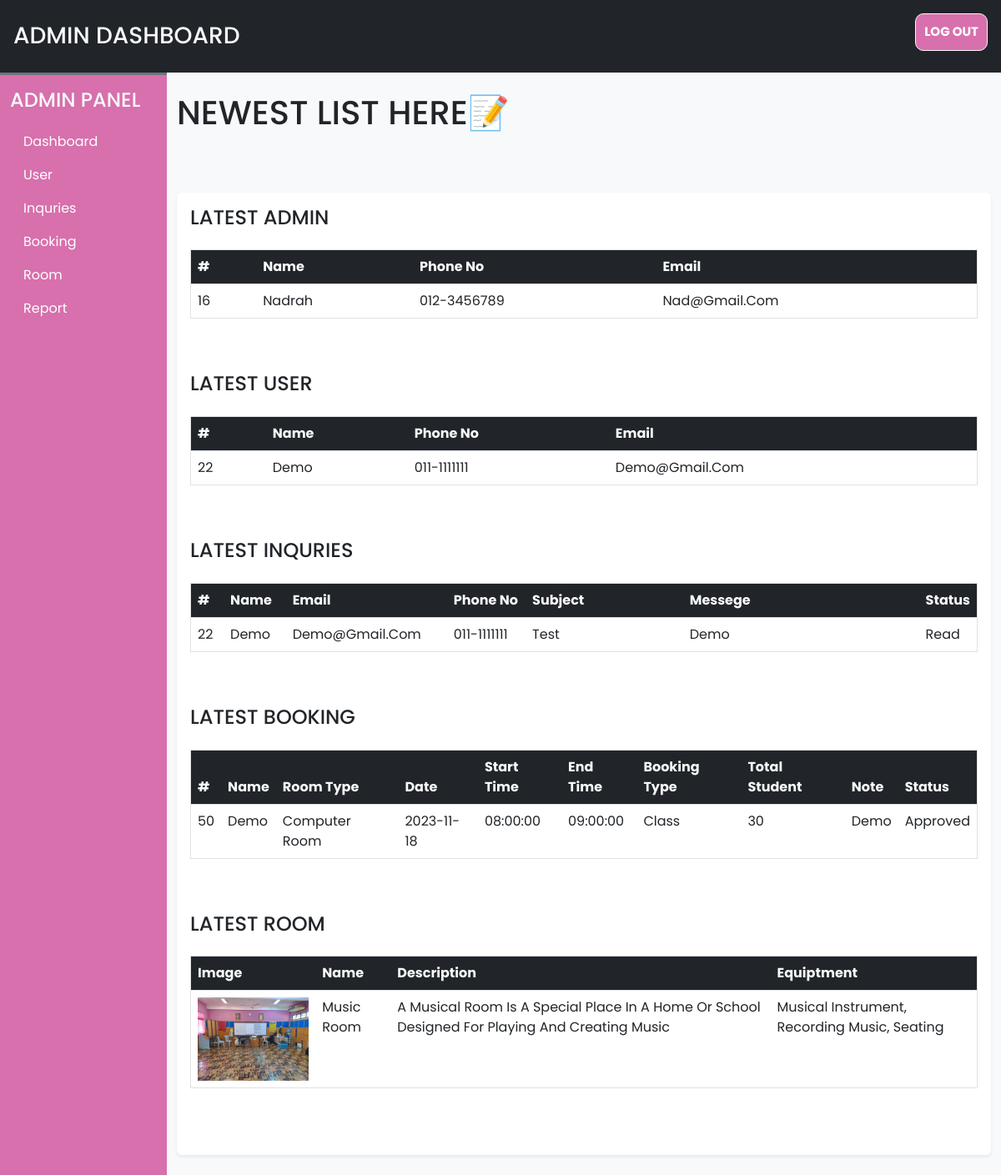
The app's page /admin/dashboard.php (signed in) with its own data.
### tables this page shows
CREATE TABLE `admin_cred` (
  `sr_no` int(11) NOT NULL,
  `admin_name` varchar(150) NOT NULL,
  `admin_pass` varchar(150) NOT NULL,
  `admin_phone` varchar(15) NOT NULL,
  `admin_email` varchar(100) NOT NULL
);

CREATE TABLE `user_cred` (
  `sr_no` int(15) NOT NULL,
  `user_name` varchar(150) NOT NULL,
  `user_pass` varchar(150) NOT NULL,
  `user_phone` varchar(15) NOT NULL,
  `user_email` varchar(100) NOT NULL
);

CREATE TABLE `user_queries` (
  `sr_no` int(225) NOT NULL,
  `names` varchar(225) NOT NULL,
  `email` varchar(225) NOT NULL,
  `phone` varchar(225) NOT NULL,
  `subjects` varchar(200) NOT NULL,
  `messege` varchar(500) NOT NULL,
  `status` varchar(225) NOT NULL
);

CREATE TABLE `booking` (
  `sr_no` int(11) NOT NULL,
  `name` varchar(100) NOT NULL,
  `room` varchar(100) NOT NULL,
  `bookdate` date NOT NULL,
  `starttime` time NOT NULL,
  `endtime` time NOT NULL,
  `booktype` varchar(100) NOT NULL,
  `total_student` int(100) NOT NULL,
  `note` varchar(225) NOT NULL,
  `status` varchar(100) NOT NULL
);

CREATE TABLE `room` (
  `id` int(11) NOT NULL,
  `name` varchar(225) NOT NULL,
  `description` varchar(500) NOT NULL,
  `equiptment` varchar(225) NOT NULL,
  `image` varchar(225) NOT NULL
);

### admin/dashboard.php (the view, shortened to what this page needs)
<!DOCTYPE html>
<html>
<head>
<?php
require('inc/links.php');
?>
</head>
<body class="bg-light">
    <?php
    require('inc/header.php')
    ?>
<div class="container-fluid" id="main-content">
    <div class="row">
        <div class="col-lg-10 ms-auto p4 overflow-hidden">
            <br>
            <h1 class="mb-4">NEWEST LIST HERE📝</h1>
            <Br></Br>
            <div class="card border-0 shadow-sm mb-4">
                <div class="card-body">
                <form action="adminFound.php" method="post">
                <h4 class="mb-4">LATEST ADMIN</h4>
                <div class="table-responsive-md" style="height:auto; overflow-y: auto;">
                <table class="table table-hover border">
                        <thead>
                        <tr class="bg-dark text-light">
                        <th scope="col">#</th>
                        <th scope="col">Name</th>
                        <th scope="col">Phone No</th>
                        <th scope="col" >Email</th>
                        </tr>
                    </thead>
                    <tbody>
                    <?php
                    	$q = "SELECT * FROM admin_cred ORDER BY sr_no DESC LIMIT 1";
                        $data = @mysqli_query ($con, $q);
                        while($row=mysqli_fetch_assoc($data))
                                {
                                    echo '<tr>
                                    <td>'.$row['sr_no'].'</td>
                                    <td>'.$row['admin_name'].'</td>
                                    <td>'.$row['admin_phone'].'</td>
                                    <td>'.$row['admin_email'].'</td>
                                    </tr>';
                                }
                    ?>
                    </tbody>
                    </table>
                </div>
                <Br></Br>
                <h4 class="mb-4">LATEST USER</h4>
                <div class="table-responsive-md" style="height:auto; overflow-y: auto;">
                <table class="table table-hover border">
                        <thead>
                        <tr class="bg-dark text-light">
                        <th scope="col">#</th>
                        <th scope="col">Name</th>
                        <th scope="col">Phone No</th>
                        <th scope="col" >Email</th>
                        </tr>
                    </thead>
                    <tbody>
                    <?php
                    	$q = "SELECT * FROM user_cred ORDER BY sr_no DESC LIMIT 1";
                        $data = @mysqli_query ($con, $q);
                        while($row=mysqli_fetch_assoc($data))
                                {
                                    echo '<tr>
                                    <td>'.$row['sr_no'].'</td>
                                    <td>'.$row['user_name'].'</td>
                                    <td>'.$row['user_phone'].'</td>
                                    <td>'.$row['user_email'].'</td>
                                    </tr>';
                                }
                    ?>
                    </tbody>
                    </table>
                </div>
                <Br></Br>
                <h4 class="mb-4">LATEST INQURIES</h4>
                <div class="table-responsive-md" style="height:auto; overflow-y: auto;">
                <table class="table table-hover border">
                        <thead>
                        <tr class="bg-dark text-light">
                        <th scope="col">#</th>
                        <th scope="col">Name</th>
                        <th scope="col">Email</th>
                        <th scope="col"width="10%">Phone No</th>
                        <th scope="col" width="20%">Subject</th>
                        <th scope="col" width="30%">Messege</th>
                        <th scope="col" width="5%">Status</th>
                        </tr>
                    </thead>
                    <tbody>
                    <?php
                    	$q = "SELECT * FROM user_queries ORDER BY sr_no DESC LIMIT 1";
                        $data = @mysqli_query ($con, $q);
                        while($row=mysqli_fetch_assoc($data))
                                {
                                    echo '<tr>
                                    <td>'.$row['sr_no'].'</td>
                                    <td>'.$row['names'].'</td>
                                    <td>'.$row['email'].'</td>
                                    <td>'.$row['phone'].'</td>
                                    <td>'.$row['subjects'].'</td>
                                    <td>'.$row['messege'].'</td>
                                    <td>'.$row['status'].'</td>
                                    </tr>';
                                }
                    ?>
                    </tbody>
                    </table>
                </div>
                <Br></Br>
                <h4 class="mb-4">LATEST BOOKING</h4>
                <div class="table-responsive-md" style="height:auto; overflow-y: auto;">
                <table class="table table-hover border">
                        <thead>
                        <tr class="bg-dark text-light">
                        <th scope="col">#</th>
                        <th scope="col">Name</th>
                        <th scope="col">Room Type</th>
                        <th scope="col">Date</th>
                        <th scope="col">Start Time</th>
                        <th scope="col">End Time</th>
                        <th scope="col">Booking Type</th>
                        <th scope="col">Total Student</th>
                        <th scope="col">Note</th>
                        <th scope="col">Status</th>
                        </tr>
                    </thead>
                    <tbody>
                    <?php
                    	$q = "SELECT * FROM booking ORDER BY sr_no DESC LIMIT 1";
                        $data = @mysqli_query ($con, $q);
                        while($row=mysqli_fetch_assoc($data))
                        {
                            echo '<tr>
                            <td>'.$row['sr_no'].'</td>
                                    <td>'.$row['name'].'</td>
                                    <td>'.$row['room'].'</td>
                                    <td>'.$row['bookdate'].'</td>
                                    <td>'.$row['starttime'].'</td>
                                    <td>'.$row['endtime'].'</td>
                                    <td>'.$row['booktype'].'</td>
                                    <td>'.$row['total_student'].'</td>
                                    <td>'.$row['note'].'</td>
                                    <td>'.$row['status'].'</td>
                            </tr>';
                        }
                    ?>
                    </tbody>
                    </table>
                </div>
                <Br></Br>
                <h4 class="mb-4">LATEST ROOM</h4>
                <div class="table-responsive-md" style="height:auto; overflow-y: auto;">
                <table class="table table-hover border">
                        <thead>
                        <tr class="bg-dark text-light">
                        <th scope="col">Image</th>
                        <th scope="col">Name</th>
                        <th scope="col">description</th>
                        <th scope="col">equiptment</th>
                        </tr>
                    </thead>
                    <tbody>
                    <?php
                    	$q = "SELECT * FROM room ORDER BY id DESC LIMIT 1";
                        $data = @mysqli_query ($con, $q);
                        while($row=mysqli_fetch_assoc($data))
                        {
                            echo '<tr>
                            <td><img src="./uploaded_img/'.$row['image'].'" height="100" alt=""></td>
                            <td>'.$row['name'].'</td>
                            <td>'.$row['description'].'</td>
                            <td>'.$row['equiptment'].'</td>
                            </tr>';
                        }
                    ?>
                    </tbody>
                    </table>
                </div>
                <Br></Br>
                </div>
            </div>
        </div>
    </div>
</div>
</body>
</html>

### records on screen
admin_cred: sr_no "16", admin_name "Nadrah", admin_phone "012-3456789", admin_email "Nad@gmail.com"
user_cred: sr_no "22", user_name "Demo", user_phone "011-1111111", user_email "Demo@gmail.com"
user_queries: sr_no "22", names "Demo", email "Demo@gmail.com", phone "011-1111111", subjects "Test", messege "Demo", status "Read"
booking: sr_no "50", name "Demo", room "Computer Room", bookdate "2023-11-18", starttime "08:00:00", endtime "09:00:00", booktype "Class", total_student "30", note "Demo", status "Approved"
room: image (picture), name "Music Room", description "A Musical Room Is A Special Place In A Home Or School Designed For Playing And Creating Music", equiptment "Musical Instrument, Recording Music, Seating"
